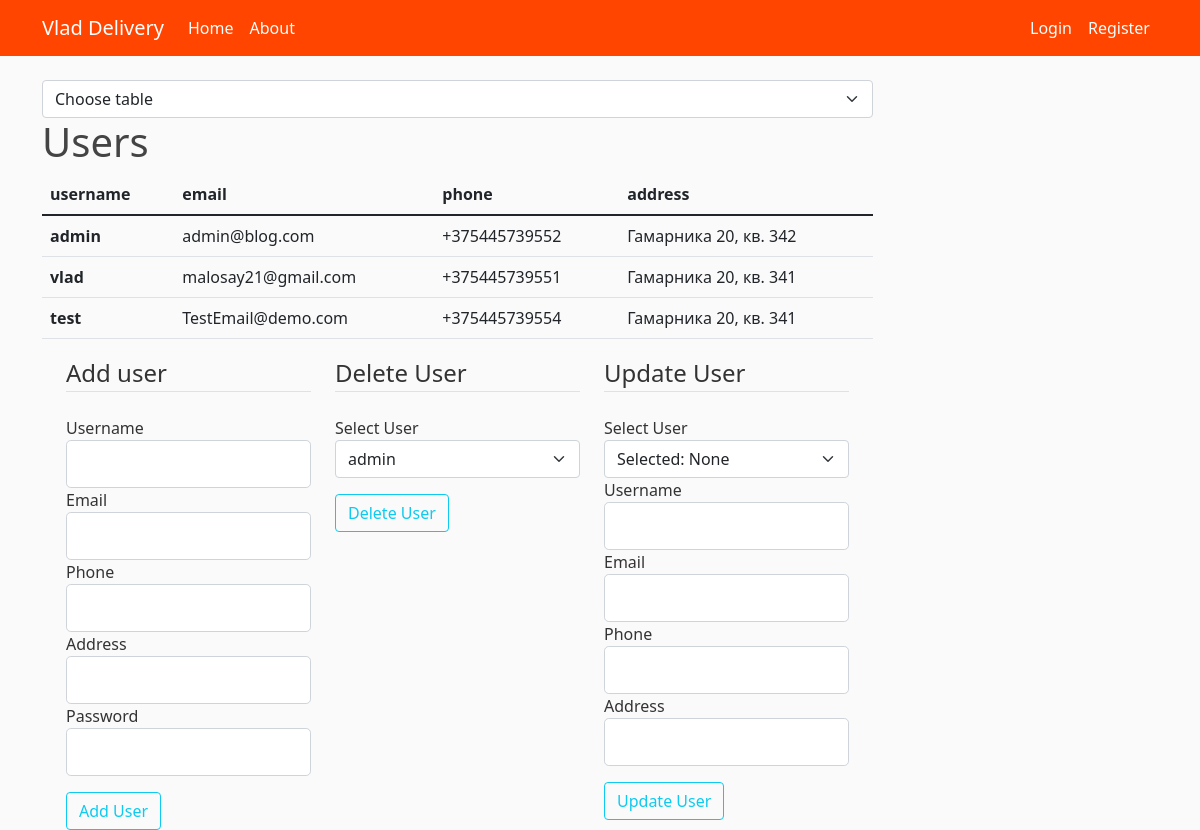
Page /admin_tables/users/ on the earlier database version.
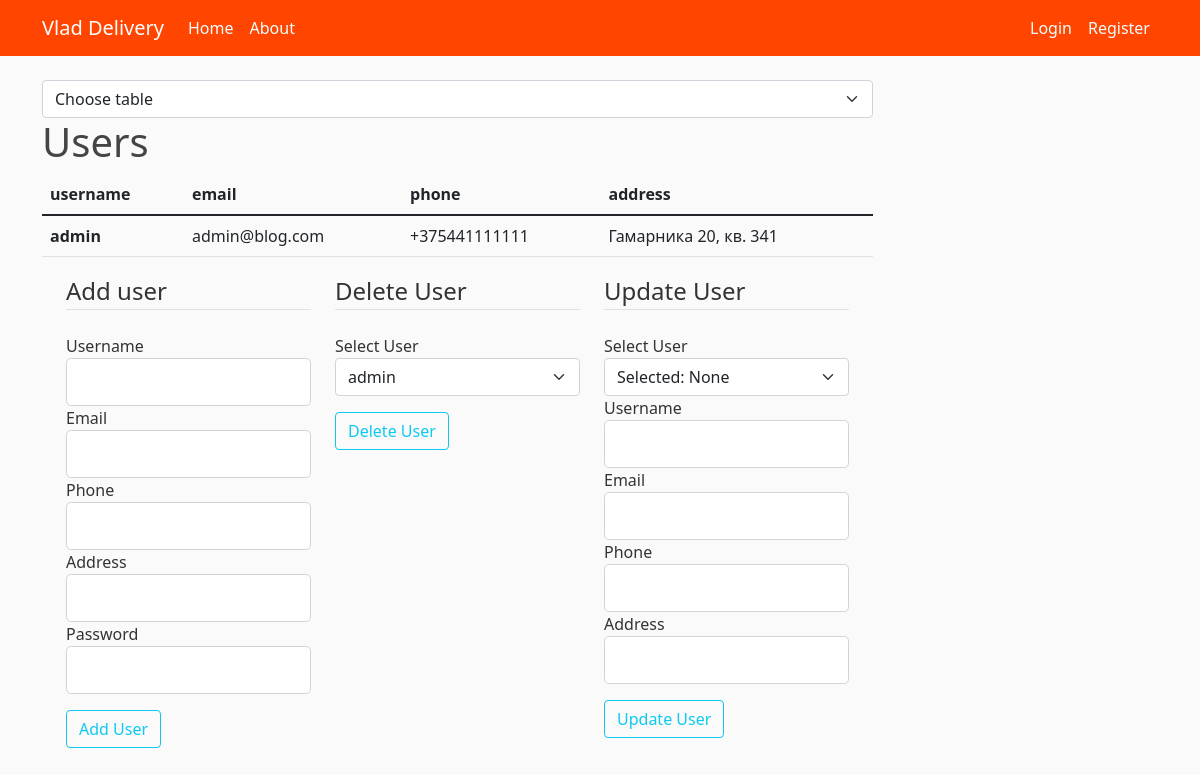
Same page on the later database version.
### bd_project/models.py (models this page shows, shortened)
class BaseModel(Model):
    id = PrimaryKeyField(unique=True)
    class Meta:
        database = db
        order_by = 'id'

class User(BaseModel, UserMixin):
    username = CharField(max_length=20, unique=True, null=False)
    email = CharField(max_length=20, unique=True, null=False)
    phone = CharField(max_length=15, unique=True, null=False)
    address = CharField(max_length=20, null=False)
    password = CharField(max_length=60, null=False)
    class Meta:
        db_table = 'Users'

### bd_project/admin_users_table/routes.py (the view)
@admin_users_table.route('/admin_tables/users/', methods=['GET'])
def users_table():
    selected_username = 'None'
    users, add_form, delete_form, update_form = init_users_forms_and_users()
    delete_form.select_del_user.choices = [(g.id, g.username) for g in users]
    return render_template('admin_pages/table_users.html', title='users', users=users, add_form=add_form,
                           delete_form=delete_form, update_form=update_form, selected_username=selected_username)

### bd_project/admin_users_table/forms.py (shortened to what this page needs)
class AddUserForm(FlaskForm):
    username_add_form = StringField('Username',
                                    validators=[DataRequired(), Length(min=2, max=20)])
    email = StringField('Email',
                        validators=[DataRequired(), Email()])
    phone = StringField('Phone',
                        validators=[DataRequired()])
    address = StringField('Address',
                          validators=[DataRequired()])
    password = PasswordField('Password', validators=[DataRequired()])
    add_submit = SubmitField('Add User')

class DeleteUserForm(FlaskForm):
    select_del_user = SelectField('Select User', coerce=int)
    del_submit = SubmitField('Delete User')

### bd_project/admin_users_table/utils.py (called while the page is built)
def init_users_forms_and_users():
    users = User.select()
    add_form = AddUserForm()
    delete_form = DeleteUserForm()
    update_form = UpdateUserForm()
    return users, add_form, delete_form, update_form

### bd_project/templates/admin_pages/table_users.html (shortened to what this page needs)
{% extends "admin_pages/admin.html" %}
{% block table %}
<body>
<h1>Users</h1>
<table class="table table">
    <thead>
    <tr>
        <th scope="col">username</th>
        <th scope="col">email</th>
        <th scope="col">phone</th>
        <th scope="col">address</th>
    </tr>
    </thead>
    <tbody>
    {% for user in users %}
    <tr>
        <th scope="row">{{ user.username }}</th>
        <td>{{ user.email }}</td>
        <td>{{ user.phone }}</td>
        <td>{{ user.address }}</td>
    </tr>
    {% endfor %}
    </tbody>
</table>
<div class="container">
    <div class="row">
        <div class="col">
            <form method="post" action="{{ url_for('admin_users_table.user_creation') }}">
                <fieldset class="form-group">
                    <legend class="border-bottom mb-4">Add user</legend>
                    <div class="form-group">
                        {{ add_form.username_add_form.label(class="form-control-label") }}
                        {% if add_form.username_add_form.errors %}
                        {{ add_form.username_add_form(class="form-control form-control-lg is-invalid") }}
                        <div class="invalid-feedback">
                            {% for error in add_form.username_add_form.errors %}
                            <span>{{ error }}</span>
                            {% endfor %}
                        </div>
                        {% else %}
                        {{ add_form.username_add_form(class="form-control form-control-lg") }}
                        {% endif %}
                    </div>
                    <div class="form-group">
                        {{ add_form.email.label(class="form-control-label") }}
                        {% if add_form.email.errors %}
                        {{ add_form.email(class="form-control form-control-lg is-invalid") }}
                        <div class="invalid-feedback">
                            {% for error in add_form.email.errors %}
                            <span>{{ error }}</span>
                            {% endfor %}
                        </div>
                        {% else %}
                        {{ add_form.email(class="form-control form-control-lg") }}
                        {% endif %}
                    </div>
                    <div class="form-group">
                        {{ add_form.phone.label(class="form-control-label") }}
                        {% if add_form.phone.errors %}
                        {{ add_form.phone(class="form-control form-control-lg is-invalid") }}
                        <div class="invalid-feedback">
                            {% for error in add_form.phone.errors %}
                            <span>{{ error }}</span>
                            {% endfor %}
                        </div>
                        {% else %}
                        {{ add_form.phone(class="form-control form-control-lg") }}
                        {% endif %}
                    </div>
                    <div class="form-group">
                        {{ add_form.address.label(class="form-control-label") }}
                        {% if add_form.address.errors %}
                        {{ add_form.address(class="form-control form-control-lg is-invalid") }}
                        <div class="invalid-feedback">
                            {% for error in add_form.address.errors %}
                            <span>{{ error }}</span>
                            {% endfor %}
                        </div>
                        {% else %}
                        {{ add_form.address(class="form-control form-control-lg") }}
                        {% endif %}
                    </div>
                    <div class="form-group">
                        {{ add_form.password.label(class="form-control-label") }}
                        {% if add_form.password.errors %}
                        {{ add_form.password(class="form-control form-control-lg is-invalid") }}
                        <div class="invalid-feedback">
                            {% for error in add_form.password.errors %}
                            <span>{{ error }}</span>
                            {% endfor %}
                        </div>
                        {% else %}
                        {{ add_form.password(class="form-control form-control-lg") }}
                        {% endif %}
                    </div>
                    <div class="form-group pt-3">
                        {{ add_form.add_submit(class="btn btn-outline-info") }}
                    </div>
                </fieldset>
            </form>
        </div>
        <div class="col">
            <form method="post" action="{{ url_for('admin_users_table.user_removing') }}">
                <fieldset class="form-group">
                    <legend class="border-bottom mb-4">Delete User</legend>
                    <div class="form-group">
                        {{ delete_form.select_del_user.label(class="form-control-label") }}
                        {{ delete_form.select_del_user(class="form-select") }}
                    </div>
                    <div class="form-group pt-3">
                        {{ delete_form.del_submit(class="btn btn-outline-info") }}
                    </div>
                </fieldset>
            </form>
        </div>
        <div class="col">
            <form method="post" action="">
                <fieldset class="form-group">
                    <legend class="border-bottom mb-4">Update User</legend>
                    <label class="form-control-label">Select User</label>
                    <select class="form-select " onchange="location = this.value;" name="forma">
                        <option selected>Selected: {{ selected_username }}</option>
                    </select>
                    <div class="form-group">
                        {{ update_form.username_update.label(class="form-control-label") }}
                        {% if update_form.username_update.errors %}
                        {{ update_form.username_update(class="form-control form-control-lg is-invalid") }}
                        <div class="invalid-feedback">
                            {% for error in update_form.username_update.errors %}
                            <span>{{ error }}</span>
                            {% endfor %}
                        </div>
                        {% else %}
                        {{ update_form.username_update(class="form-control form-control-lg") }}
                        {% endif %}
                    </div>
                    <div class="form-group">
                        {{ update_form.email_update.label(class="form-control-label") }}
                        {% if update_form.email_update.errors %}
                        {{ update_form.email_update(class="form-control form-control-lg is-invalid") }}
                        <div class="invalid-feedback">
                            {% for error in update_form.email_update.errors %}
                            <span>{{ error }}</span>
                            {% endfor %}
                        </div>
                        {% else %}
                        {{ update_form.email_update(class="form-control form-control-lg") }}
                        {% endif %}
                    </div>
                    <div class="form-group">
                        {{ update_form.phone_update.label(class="form-control-label") }}
                        {% if update_form.phone_update.errors %}
                        {{ update_form.phone_update(class="form-control form-control-lg is-invalid") }}
                        <div class="invalid-feedback">
                            {% for error in update_form.phone_update.errors %}
                            <span>{{ error }}</span>
                            {% endfor %}
                        </div>
                        {% else %}
                        {{ update_form.phone_update(class="form-control form-control-lg") }}
                        {% endif %}
                    </div>
                    <div class="form-group">
                        {{ update_form.address_update.label(class="form-control-label") }}
                        {% if update_form.address_update.errors %}
                        {{ update_form.address_update(class="form-control form-control-lg is-invalid") }}
                        <div class="invalid-feedback">
                            {% for error in update_form.address_update.errors %}
                            <span>{{ error }}</span>
                            {% endfor %}
                        </div>
                        {% else %}
                        {{ update_form.address_update(class="form-control form-control-lg") }}
                        {% endif %}
                    </div>
                    <div class="form-group pt-3">
                        {{ update_form.submit_update(class="btn btn-outline-info") }}
                    </div>
                </fieldset>
            </form>
        </div>
    </div>
</div>
</body>
{% endblock table %}

### bd_project/templates/admin_pages/admin.html (shortened to what this page needs)
{% extends "layout.html" %}
{% block content %}
<body>
    <select onchange="location = this.value;" class="form-select" size="1" aria-label="select example">
        <option selected>Choose table</option>
    </select>
    {% block table %} {% endblock table %}
</body>
{% endblock content %}

### bd_project/templates/layout.html (shortened to what this page needs)
<!DOCTYPE html>
<html lang="en">
<head>
    <link href="https://cdn.jsdelivr.net/npm/bootstrap@5.1.3/dist/css/bootstrap.min.css" rel="stylesheet"
>
    <link rel="stylesheet" type="text/css" href="{{ url_for('static',filename='main.css') }}">
</head>
<body>
<header class="site-header">
    <nav class="navbar navbar-expand-md navbar-dark bg-steel fixed-top">
        <div class="container">
            <a class="navbar-brand mr-4" href="{{ url_for('main.home') }}">Vlad Delivery</a>
            <div class="collapse navbar-collapse" id="navbarToggle">
                <div class="navbar-nav me-auto">
                    <a class="nav-item nav-link" href="{{ url_for('main.home') }}">Home</a>
                    <a class="nav-item nav-link" href="#">About</a>
                </div>
                {% if current_user.is_authenticated and current_user.username == 'admin' %}
                <div class="navbar-nav ms-auto">
                    <a class="nav-item nav-link" href="{{ url_for('main.admin_page') }}">Admin page</a>
                    <a class="nav-item nav-link" href="{{ url_for('users.logout') }}">Logout</a>
                </div>
                {% elif current_user.is_authenticated %}
                <div class="navbar-nav ms-auto">
                    <a class="nav-item nav-link" href="{{ url_for('users.current_orders') }}">Current orders</a>
                    <a class="nav-item nav-link" href="{{ url_for('users.account') }}">Account</a>
                    <a class="nav-item nav-link" href="{{ url_for('users.logout') }}">Logout</a>
                </div>
                {% else %}
                <div class="navbar-nav ms-auto">
                    <a class="nav-item nav-link" href="{{ url_for('users.login') }}">Login</a>
                    <a class="nav-item nav-link" href="{{ url_for('users.register') }}">Register</a>
                </div>
                {% endif %}
            </div>
        </div>
    </nav>
</header>
<main role="main" class="container">
    <div class="row">
        <div class="col-md-9">
            {% block content %}{% endblock %}
        </div>
    </div>
</main>
</body>
</html>

### bd_project/static/main.css (style rules this page uses)
body { background: #fafafa; color: #333333; margin-top: 5rem; }
h1, h2, h3, h4, h5, h6 { color: #444444; }
.bg-steel { background-color: #FF4500; }
.site-header .navbar-nav .nav-link { color: #F0FFFF; }
a { text-decoration: none; }

Differences in the rows shown:
removed User: username "vlad", email "malosay21@gmail.com", phone "+375445739551", address "Гамарника 20, кв. 341"
removed User: username "test", email "TestEmail@demo.com", phone "+375445739554", address "Гамарника 20, кв. 341"
changed User "admin": phone "+375445739552" → "+375441111111"; address "Гамарника 20, кв. 342" → "Гамарника 20, кв. 341"
